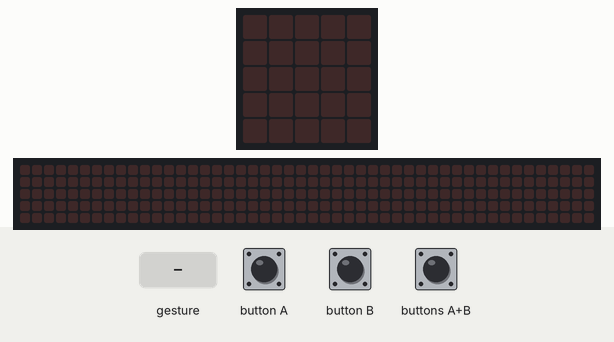
Recording of a program running on a simulated BBC micro:bit (MakeCode). Parts: the board's 5×5 LED display, a strip that is not on the board, showing the scrolling text unrolled. The test bench sets the inputs (shaded band). A tilt is held for 1.5 s and a shake lasts 1 s, then the board lies face up again; the 48×5 strip is a reading aid, not a part: it shows the text the display is scrolling, unrolled, one strip-width of it at a time.

Above: at 1.2 s.
1.3 s: button A pressed for 0.15 s
At 2.8 s:
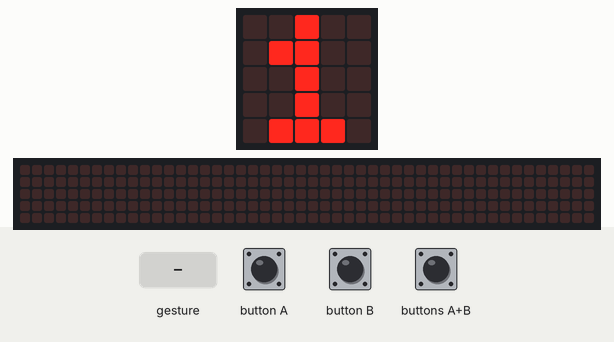
4.4 s: gesture 'shake'
At 12.4 s:
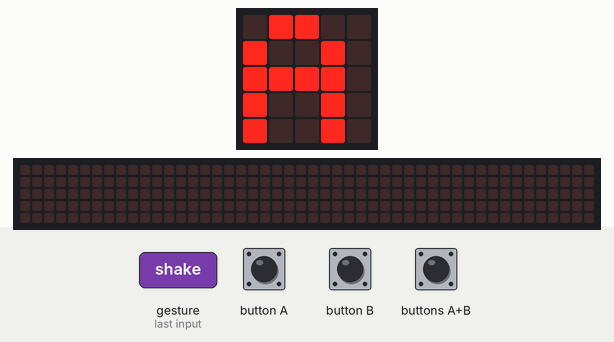
16.4 s: buttons A+B pressed for 1 s
At 19.2 s:
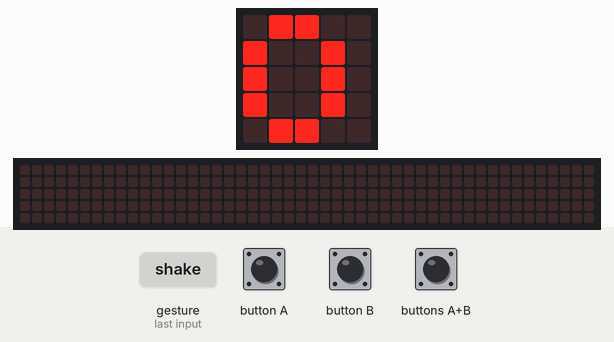
20.4 s: buttons A+B pressed for 0.15 s
At 21.0 s:
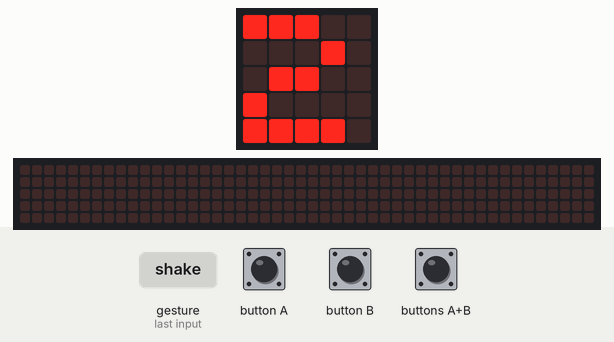
22.8 s: gesture 'shake'
At 23.22 s:
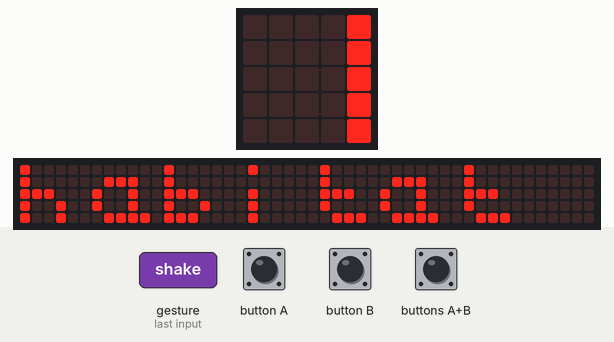

The program:

main.ts
```typescript
let amazonia = 0
let mata_atlatica = 0
input.onButtonPressed(Button.A, function () {
    amazonia = 1
    basic.showString("A")
    basic.showNumber(amazonia)
    basic.pause(1000)
    basic.clearScreen()
})
input.onGesture(Gesture.Shake, function () {
    let cerrado = 0
    basic.showString("habitat")
    basic.showString("A")
    basic.showNumber(amazonia)
    basic.showString("C")
    basic.showNumber(cerrado)
    basic.showString("M")
    basic.showNumber(mata_atlatica)
    basic.showIcon(IconNames.Happy)
    basic.pause(1000)
    basic.clearScreen()
})
input.onButtonPressed(Button.AB, function () {
    mata_atlatica += 1
    basic.showString("" + (mata_atlatica))
    basic.showNumber(0)
    basic.pause(1000)
    basic.clearScreen()
})
```

test.ts
```typescript
// testes vão aqui; isto não será compilado quando este pacote for usado como uma extensão.
```

Measured:
- after the input at 1.3 s, the display: first changes after 0.15 s (image 1 shows a later state)
- after the input at 4.4 s, the display: first changes after 0.20 s (image 2 shows a later state)
- after the input at 16.4 s, the display: first changes after 1.0 s (image 3 shows a later state)
- after the input at 20.4 s, the display: changes after 0.15 s (image 4)
- after the input at 22.8 s, the display: first changes after 0.20 s (image 5 shows a later state)
- what the display in image 1 shows lasts 1.8 s, from 2.2 s to 4.0 s
- what the display in image 2 shows lasts 0.8 s, from 11.8 s to 12.6 s
